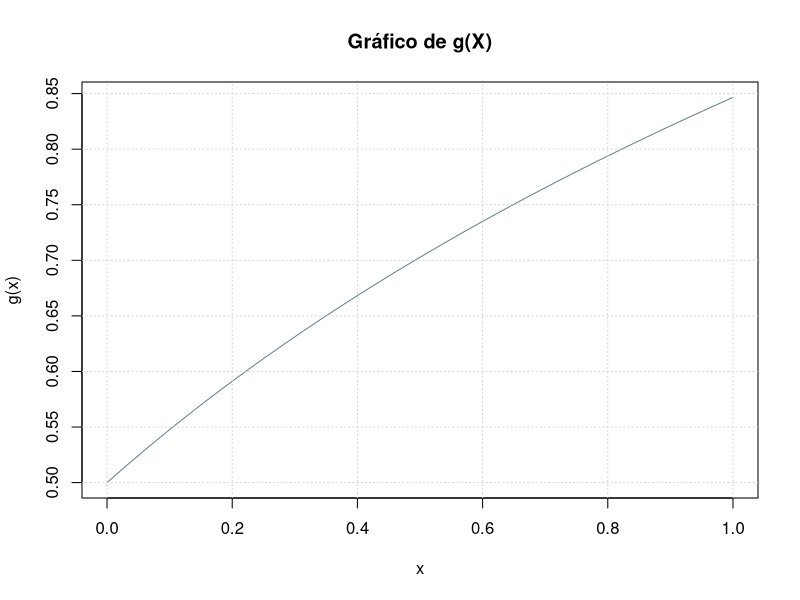
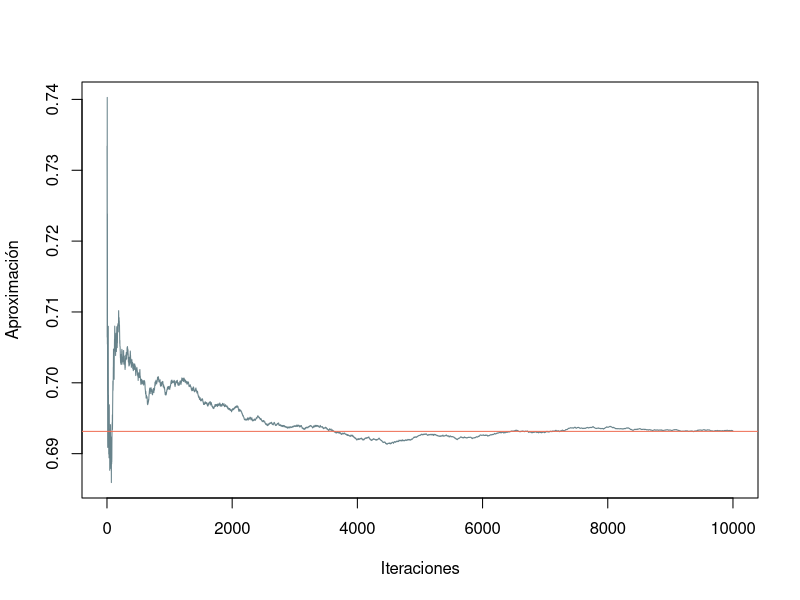
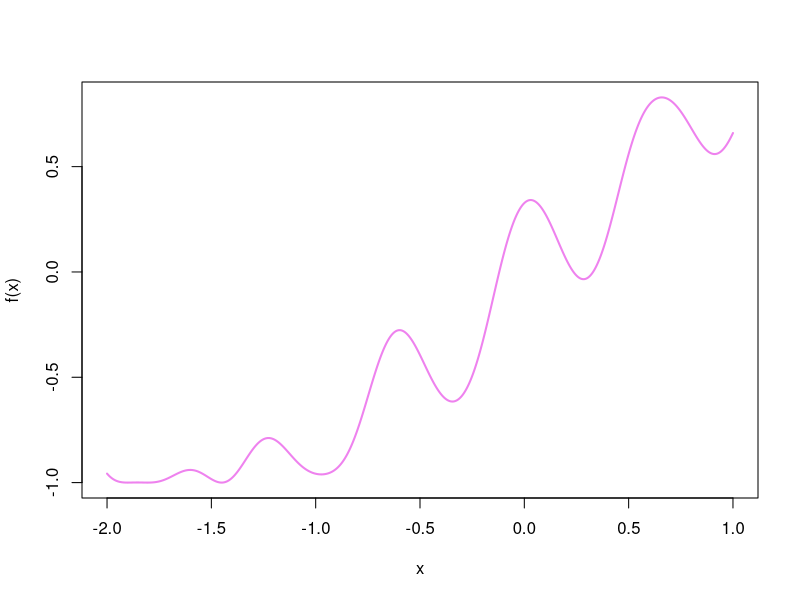
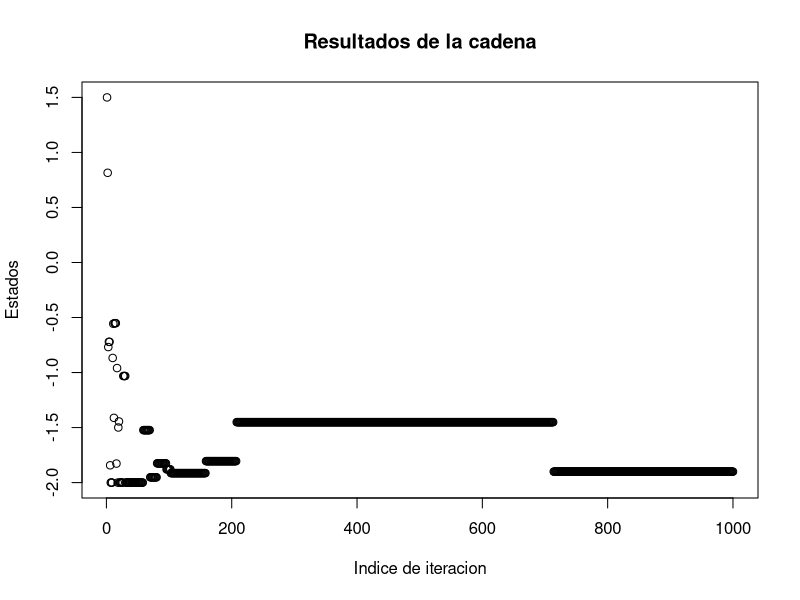
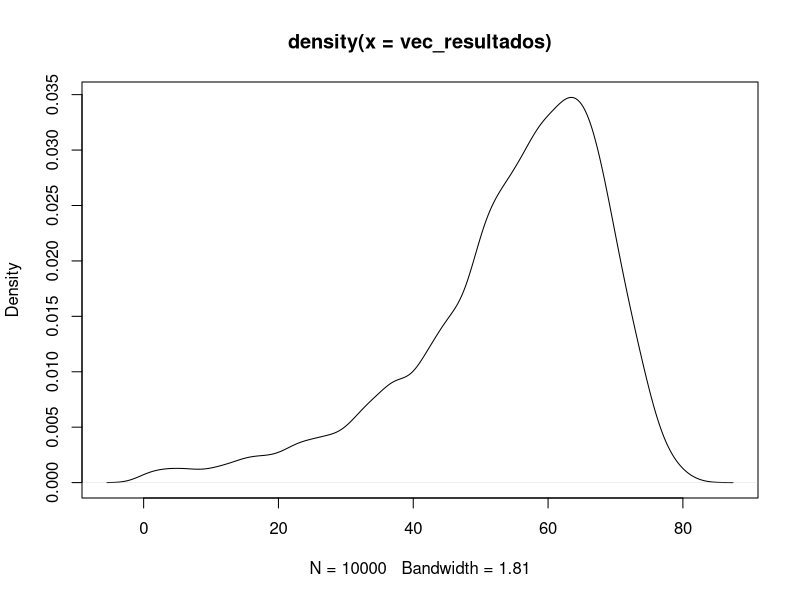
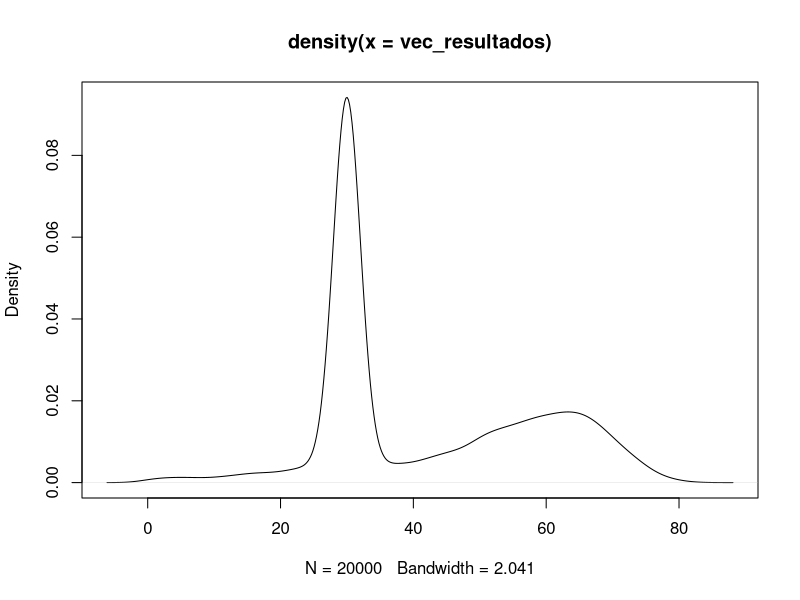
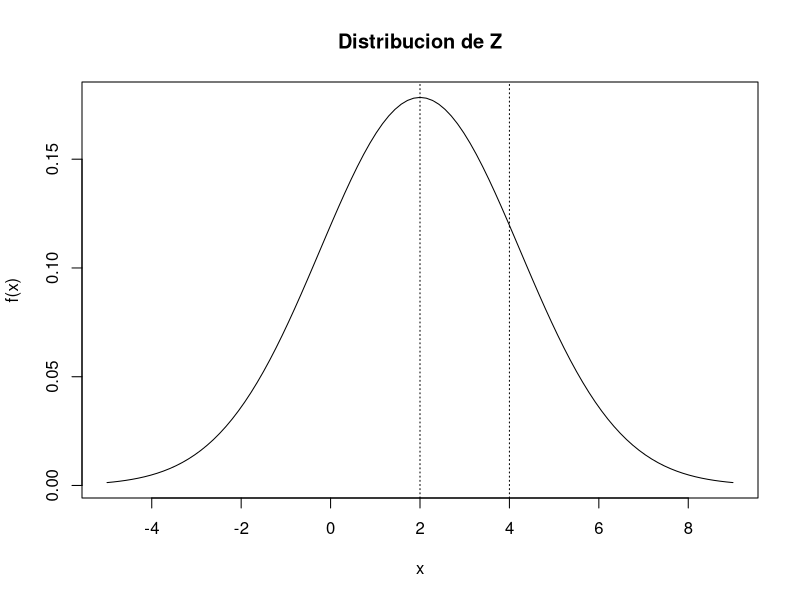
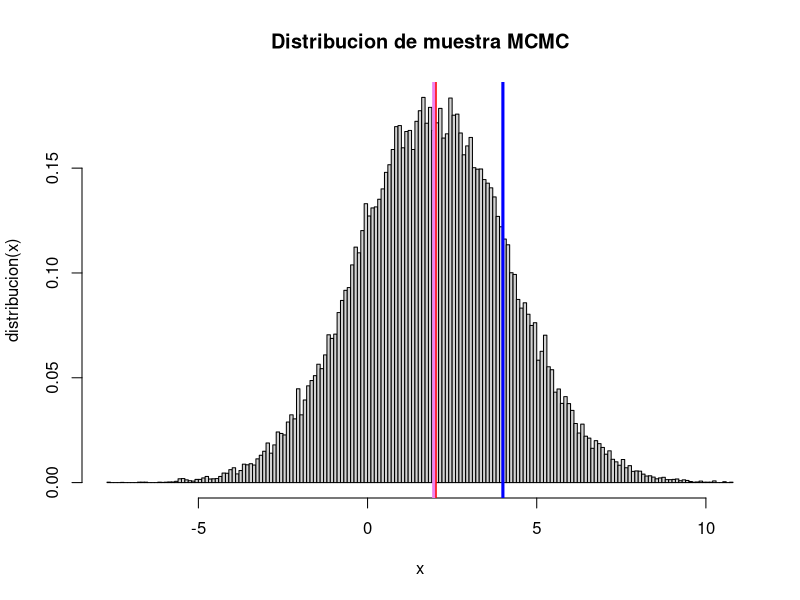

Source code (R) for these figures, in order:
## ---- chunk 1
knitr::opts_chunk$set(echo = TRUE)
## ---- chunk 2
library(numDeriv)
library(readxl)
library(ggplot2)
library(readr)
## ---- chunk 3

set.seed(147) # definimos una semilla
n <-10^4 # tamaño de la muestra
U <-runif(n) # genera un vector con distribución uniforme

g <-Vectorize(function(x) (log(x + 1)/2) + (1/2) ) # construimos la función g 

curve(g,0,1,col="lightblue4",lwd=1,main="Gráfico de g(X)")
grid()  

Y <- g(U) #genera el vector para cada observación
acumulado<-cumsum(Y)/(1:n)
plot(1:n,acumulado,col="lightblue4",type="l",ylab="Aproximación",xlab="Iteraciones")
abline(h=integrate(g,0,1)$value,col="coral2",lwd=1)

P_est1=mean(Y)

e1 <-(abs(P_est1-log(2)))
## ---- chunk 4
e1
## ---- chunk 5
pnorm(6,mean = 0.5,sd = (0.5^(1/2)),lower.tail = F)
## ---- chunk 6

n <-10^4 # Tamaño de la muestra
A <-rexp(n) + 6

g <-Vectorize(function(x) ((1/pi) * exp(-(x-0.5)^2)/(exp(-x+6))))

Y2<-g(A)

M<-matrix(c(mean(Y2),pnorm(6,mean = 0.5,sd = (0.5^(1/2)), lower.tail = F),
            abs(mean(Y2)-pnorm(6,mean = 0.5,sd = (0.5^(1/2)), lower.tail = F)),
            sqrt(var(Y2)/sqrt(10^4))),ncol=4, byrow=TRUE)

colnames(M) <- c("Estimacion", "Valor Real","Error Absoluto","Error Estandar")

M

## ---- chunk 7

muestraGamma <- read_csv("muestraGamma.csv", 
                         col_types = cols(...1 = col_skip()))
## ---- chunk 8

lik <- Vectorize(function(alpha) prod(dgamma(muestraGamma$x, shape = alpha)))
c <- optimize(f = lik,int = range(muestraGamma), maximum = TRUE)$objective

## ---- chunk 9
nsim <- 10^4

set.seed(1234)
U <- runif(nsim)
rc <- rexp(nsim, rate = 0.2)
ngen <- length(rc)

Ver <- lik(rc)

for (i in 1:nsim) {
  while ((U[i]*c) > (Ver[i])) {
    U[i] <- runif(1)
    rc[i] <- rexp(1, 0.2)
    Ver[i] <- lik(rc[i])
    ngen = ngen + 1
  }
}
## ---- chunk 10
mean(rc)
## ---- chunk 11
cat("Número de generaciones: ", ngen, "\n Número medio de generaciones:", ngen/nsim, "\n Proporción de rechazos: ", 1- (nsim/ngen))
## ---- chunk 12
q <- quantile(rc, c(0.01, 0.99))
q
## ---- chunk 13
f<-function(x){sin(x+((cos(10*x))/(3)))}
curve(f,col="violet",lwd=2, from=-2, n=1000, ylab="f(x)")
## ---- chunk 14

resim <- function(f, alpha=0.5, s0=0, niter,mini=-Inf,maxi=Inf) {
  s_n <- s0
  estados<-rep(0,niter)
  iter_count <- 0
  for (k in 1:niter) {
    estados[k]<-s_n
    T <- (1 - alpha)^k
    s_new <- rnorm(1, s_n, 1)
    if(s_new<mini){s_new=mini}
    if(s_new>maxi){s_new=maxi}
    dif <- f(s_new) - f(s_n)
    if (dif < 0) {
      s_n = s_new
      } else {
        random <- runif(1,0,1)
        if (random < exp(-dif/T)) {
          s_n <- s_new
        }
        }
    iter_count <- iter_count + 1
    }
  return(list(r=s_n,e=estados))
}

Resultado <-resim(f,0.1,1.5,1000,-2,2)
## ---- chunk 15
cat("El valor mínimo estimado es: ", Resultado$r)
## ---- chunk 16
plot(Resultado$e, main = "Resultados de la cadena" , xlab = "Indice de iteracion", ylab = "Estados")
## ---- chunk 17
tabla_vida_original <- read_excel("tabla.xls")

#filtrando por año de nacimiento y edad
tabla_vida <- tabla_vida_original[(tabla_vida_original$ynac == 1994) & 
                                    (tabla_vida_original$sex == 1),] 
## ---- chunk 18
set.seed(2024)
iteraciones <- 10^4
vec_qx <- tabla_vida$qx[25:length(tabla_vida$qx)]
n <- length(vec_qx)
vec_resultados<-rep(0,iteraciones)

for(i in c(1:iteraciones)){
  U<-runif(n)
  t <- 1
  cont <- 1
  while(t == 1){
    if(U[cont]>vec_qx[cont]) #Aqui se decide si la persona sobrevive o muere
      {cont<-cont+1
    }else{
      t<-0
      }
  }
  vec_resultados[i]<-cont-1
}
## ---- chunk 19
plot(density(vec_resultados))
## ---- chunk 20
for (i in 1:length(vec_resultados)){
  if(vec_resultados[i] < (60-30)){
    vec_resultados <- c(vec_resultados, vec_resultados[i])
  }
  if(vec_resultados[i] >= 30){
    vec_resultados <- c(vec_resultados, 30)
  }
}

## ---- chunk 21
plot(density(vec_resultados))
## ---- chunk 22
mu <- 4
sigma <- 4

mu_z <- 4-(4/2)
sigma_z <- 4+(4/4) #En realidad es sigma^2

fPI = function(x)
{
  fx = exp( -((x - mu_z)^2/(2*(sigma_z))))/(sqrt(2*pi*sigma_z))
  return(fx)
}
## ---- chunk 23
curve(fPI(x), from=-5,to=9, main="Distribucion de Z",xlab="x",ylab="f(x)")
abline(v = 4, lty = 3) #Media de x1
abline(v = 2, lty = 3) #Media de x2
## ---- chunk 24
#Usaremos dist cauchy para el proceso de markov
fpK = function(x,y){
  pK = dcauchy(y,location = x) #x es el centro del pico de la distribución.
  return(pK)
}

#Aplicando el algoritmo
N = 10^5 # Número de Iteraciones
L = 1000 # periodo quemado (burn in)

MCMC = matrix(data = 0, nrow = N, ncol = 12)
colnames(MCMC) =
  c("x","y","PIx","PIy","Kxy","Kyx","Rxy","Ryx","Mxy","Myx","Fxy","Salto")
# 1. Inicial con un valor arbitrario de x del dominio de distribución
x = runif(1,-50,50)

for (i in 1:N){
  # 2. Generamos la propuesta con una distribucion arbitraria
  y = rcauchy(1,location = x) #Valor aleatorio según X
  
  #3. Tasa de Aceptación
  PIx = fPI(x)
  PIy = fPI(y)
  Kxy = fpK(x,y)
  Kyx = fpK(y,x)
  Rxy = (PIy*Kyx) / (PIx*Kxy)
  Ryx = (PIx*Kxy) / (PIy*Kyx)
  # Matriz estocástica de los estados de la distribución estacionaria
  if (x!=y){
    Mxy = Kxy*min(1,Rxy)
    Myx = Kyx*min(1,Ryx)
  }
  else
  { Mxy = -1
  Myx = -1
  }
  
  #4. Criterio de Aceptacion o Rechazo
  #Probabilidad de aceptación,runif(1)
  Fxy = runif(1)
  MCMC[i,] = c(x,y,PIx,PIy,Kxy,Kyx,Rxy,Ryx,Mxy,Myx,Fxy,0)
  if (Fxy < Rxy)
  {x = y
  lsalto = 1
  }
  else
  { lsalto = 0
  }
  MCMC[i,12] = lsalto
}
mcmc = MCMC[(L+1):N,"x"]
## ---- chunk 25
media=mean(mcmc)

hist(mcmc,
freq = FALSE,
main = "Distribucion de muestra MCMC",
xlab = "x",
ylab = "distribucion(x)",
breaks = 200)
abline(v=mu, col='blue', lwd=3)      #Media de X1
abline(v=mu/2, col='red', lwd=3)     #Media de X2
abline(v=media, col='violet', lwd=3) #Media de Z
## ---- chunk 26
#Traceplot
plot(mcmc,type="l",xlab = "x", ylab = "y", main = "Traceplot de muestra MCMC")
abline(h=mu, col='blue', lwd=3)      #Media de X1
abline(h=mu/2, col='red', lwd=3)     #Media de X2
abline(h=media, col='violet', lwd=3) #Media de Z
## ---- chunk 27
#Grafico de Autocorrelación
acf(mcmc,main = "Autocorrelacion de muestra MCMC")
## ---- chunk 28
#Grafico convergencia de la media
m=N-L
acumulado<-cumsum(mcmc)/(1:m)
plot(1:m,acumulado,col="blue",type="l",ylab="promedio",xlab="Iteraciones")
## ---- chunk 29
cat("Tasa de aceptación \n",
    "NumeroSaltos/TotalIteraciones :" , mean(MCMC[,"Salto"]) ,"\n")
## ---- chunk 30
